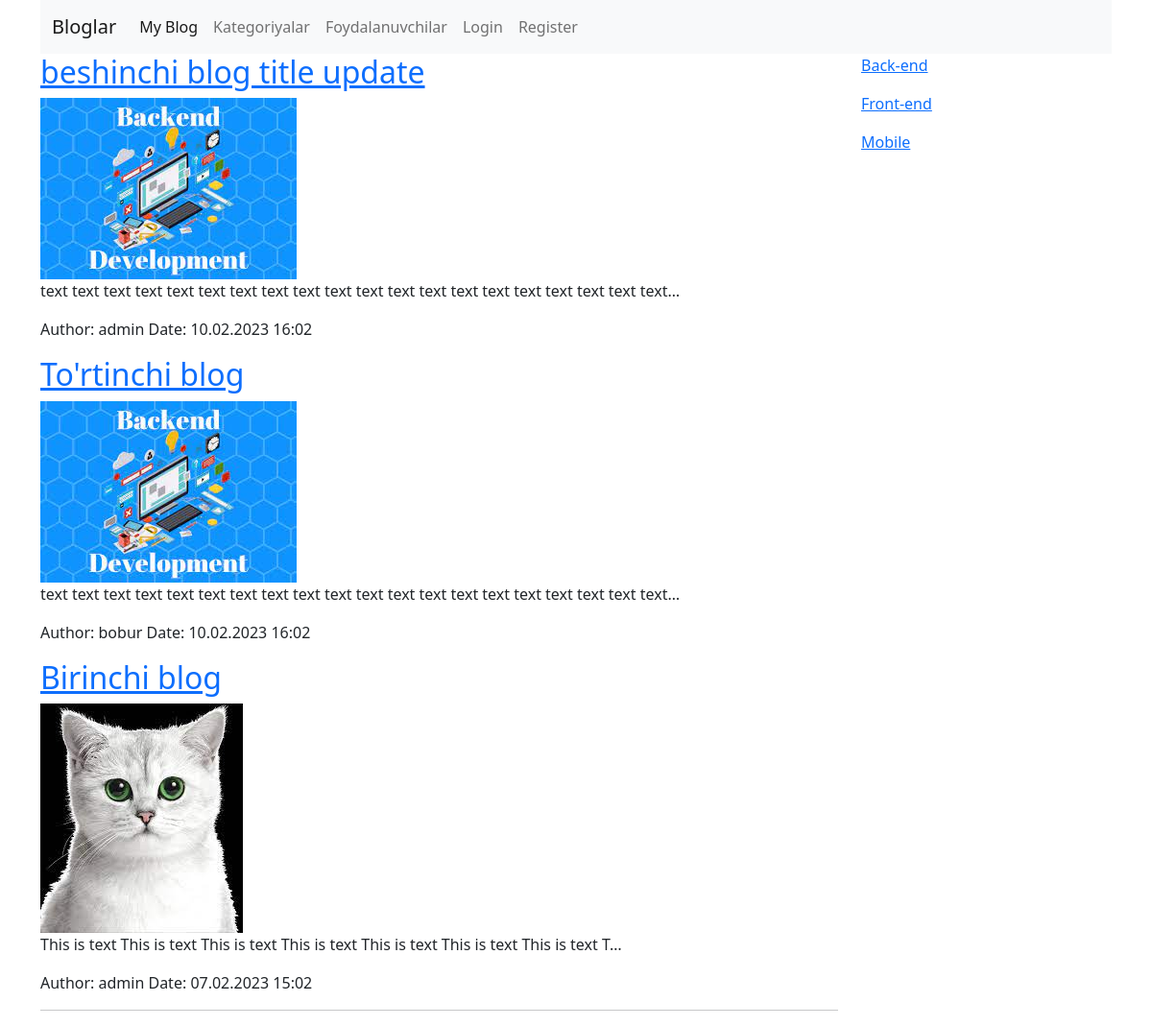
The app's page /category/back-end with its own data.
### app/models.py (models this page shows, shortened)
class Blog(models.Model):
    title = models.CharField(max_length=200, verbose_name="Sarlavha")
    slug = models.SlugField(max_length=200, unique=True, blank=True, null=True)
    image = models.ImageField(upload_to='blog/')
    text = models.TextField()
    created = models.DateTimeField(auto_now_add=True)
    updated = models.DateTimeField(auto_now=True)
    author = models.ForeignKey(User, on_delete=models.CASCADE, related_name='my_blogs')
    category = models.ForeignKey(Category, on_delete=models.SET_NULL, null=True, related_name='blog')
    tags = models.ManyToManyField(Tag)
    view = models.IntegerField(default=0)
    is_published = models.BooleanField(default=False)
    class Meta:
        verbose_name = 'Blog'
        verbose_name_plural = 'Bloglar'
        ordering = ('-created', )

class Base(models.Model):
    name = models.CharField(max_length=100, unique=True)
    slug = models.SlugField(max_length=100, unique=True, blank=True, null=True)
    class Meta:
        abstract = True

class Category(Base):
    image = models.ImageField(upload_to='category/', blank=True, null=True)
    text = models.TextField(null=True, blank=True)
    class Meta:
        verbose_name = 'Kategoriya'
        verbose_name_plural = 'Kategoriyalar'

### app/views.py (the view)
# urls.py: path('category/<slug:slug>', blog_category, name='blog_category'),
def blog_category(request, slug):
    category = get_object_or_404(Category, slug=slug)
    blogs = Blog.objects.filter(category=category)
    context = {
        "category": category,
        "blogs": blogs,
    }
    return render(request, 'app/home.html', context)

### app/context_processors.py (called while the page is built)
def category_list(request):
    categories = Category.objects.all()
    return {'categories': categories}

### templates/app/home.html (shortened to what this page needs)
{% extends 'base.html' %}
{% block content %}
    {% for blog in blogs %}
        <h2><a href="{% url 'app:blog_detail' blog.slug %}">{{ blog.title }}</a></h2>
        <img src="{{ blog.image.url }}">
        <p>{{ blog.text|truncatechars:100 }}</p>
        <p>Author: {{ blog.author.username }} Date: {{ blog.created|date:"d.m.Y H:m" }}</p>
    {% endfor %}
    <hr>
{% endblock %}

### templates/base.html (shortened to what this page needs)
<!DOCTYPE html>
<html lang="en">
<head>
    <link href="https://cdn.jsdelivr.net/npm/bootstrap@5.0.2/dist/css/bootstrap.min.css" rel="stylesheet"
>
</head>
<body>
<header>
    {% include 'navbar.html' %}
</header>
<div class="container">
    <div class="row">
        <div class="col-9">
            {% block content %}
            {% endblock %}
        </div>
        <div class="col-3">
            {% include 'saidbar.html' %}
        </div>
    </div>
</div>
</body>
</html>

### templates/navbar.html (shortened to what this page needs)
<div class="container">
    <nav class="navbar navbar-expand-lg navbar-light bg-light">
        <div class="container-fluid">
            <a class="navbar-brand" href="{% url 'app:home' %}">Bloglar</a>
            <div class="collapse navbar-collapse" id="navbarNav">
                <ul class="navbar-nav">
                    <li class="nav-item">
                        <a class="nav-link active" aria-current="page" href="#">My Blog</a>
                    </li>
                    <li class="nav-item">
                        <a class="nav-link" href="{% url 'app:category_list' %}">Kategoriyalar</a>
                    </li>
                    <li class="nav-item">
                        <a class="nav-link" href="{% url 'app:user_list' %}">Foydalanuvchilar</a>
                    </li>
                    {% if user.is_authenticated %}
                        <li class="nav-item">
                            <a class="nav-link" href="{% url 'app:add_blog' %}">Blog add</a>
                        </li>
                        <li class="nav-item">
                            <a class="nav-link" href="#">{{ user.username }}</a>
                        </li>
                        <li class="nav-item">
                            <a class="nav-link" href="{% url 'user:logout_view' %}">Logout</a>
                        </li>
                    {% else %}
                        <li class="nav-item">
                            <a class="nav-link" href="{% url 'user:login_view' %}">Login</a>
                        </li>
                        <li class="nav-item">
                            <a class="nav-link" href="{% url 'user:register' %}">Register</a>
                        </li>
                    {% endif %}
                </ul>
            </div>
        </div>
    </nav>
</div>

### templates/saidbar.html
{% for category in categories %}
    <p><a href="{% url 'app:blog_category' category.slug %}">{{ category.name }}</a></p>
{% endfor %}

### records on screen
Blog: title "beshinchi blog title update", image (picture), text "text text text text text text text text text text text text text text text text text text text text…", author.username "admin", created "10.02.2023 16:02"
Blog: title "To'rtinchi blog", image (picture), text "text text text text text text text text text text text text text text text text text text text text…", author.username "bobur", created "10.02.2023 16:02"
Blog: title "Birinchi blog", image (picture), text "This is text This is text This is text This is text This is text This is text This is text T…", author.username "admin", created "07.02.2023 15:02"
Category: name "Back-end"
Category: name "Front-end"
Category: name "Mobile"
